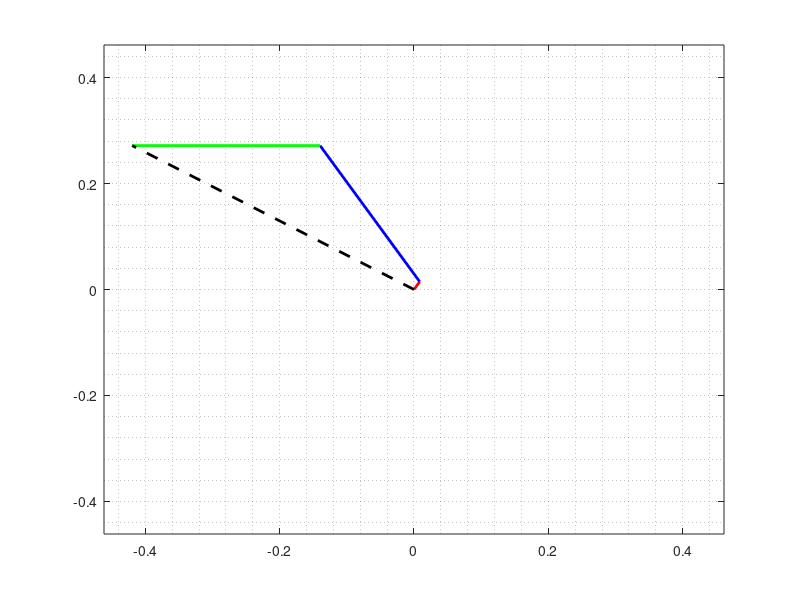

Source code (MATLAB):
clc, clear, close all;
%% Input
angle = 147;

%%transform to angle
angle = angle*pi/180;
x_comp = cos(angle);
y_comp = sin(angle);


direction = [x_comp; y_comp];
motor_forward_angles_x = [cos(240*pi/180); cos(120*pi/180); cos(0*pi/180)];
motor_forward_angles_y = [sin(240*pi/180); sin(120*pi/180); sin(0*pi/180)];
pwm_max = 255;
%% Matrix
% leave rotation for later

transform_M = [-1/2 -sin(pi/3);
               -1/2  sin(pi/3);
                1    0         ];
motor_speeds = round(pwm_max.*transform_M*direction);

vector = horzcat(motor_forward_angles_x.*motor_speeds, motor_forward_angles_y.*motor_speeds);
denom = 3*255;

A = [vector(1,1), vector(1,2)]./denom;
B = [A(1) + vector(2,1)./denom, A(2)+vector(2,2)./denom];
C = [B(1) + vector(3,1)./denom, B(2)+vector(3,2)./denom];

plot([0,A(1)], [0, A(2)], 'r', 'LineWidth', 2);
hold on
plot([A(1),B(1)], [A(2), B(2)], 'b', 'LineWidth', 2);
hold on
plot([B(1),C(1)], [B(2), C(2)], 'g', 'LineWidth', 2);
hold on
plot([0,C(1)], [0, C(2)], '--k', 'LineWidth', 2);
hold on
th = 0:pi/50:2*pi;
xunit = cos(th);
yunit = sin(th);
%plot(xunit, yunit);
grid minor
lim = max(abs(C))*1.1;
xlim([-lim,lim])
ylim([-lim,lim])

isXpos = C(1) >= 0;
isYpos = C(2) >= 0;
final_angle = atan(C(2)/C(1))*180/pi

if (isYpos && ~isXpos)
    final_angle = 180+final_angle;

elseif (~isYpos && ~isXpos)
    final_angle = 180+final_angle;

elseif (~isYpos && isXpos)
    final_angle = 360+final_angle;
end

motor_speeds
final_angle
power_efficiency = hypot(C(1), C(2))*100



